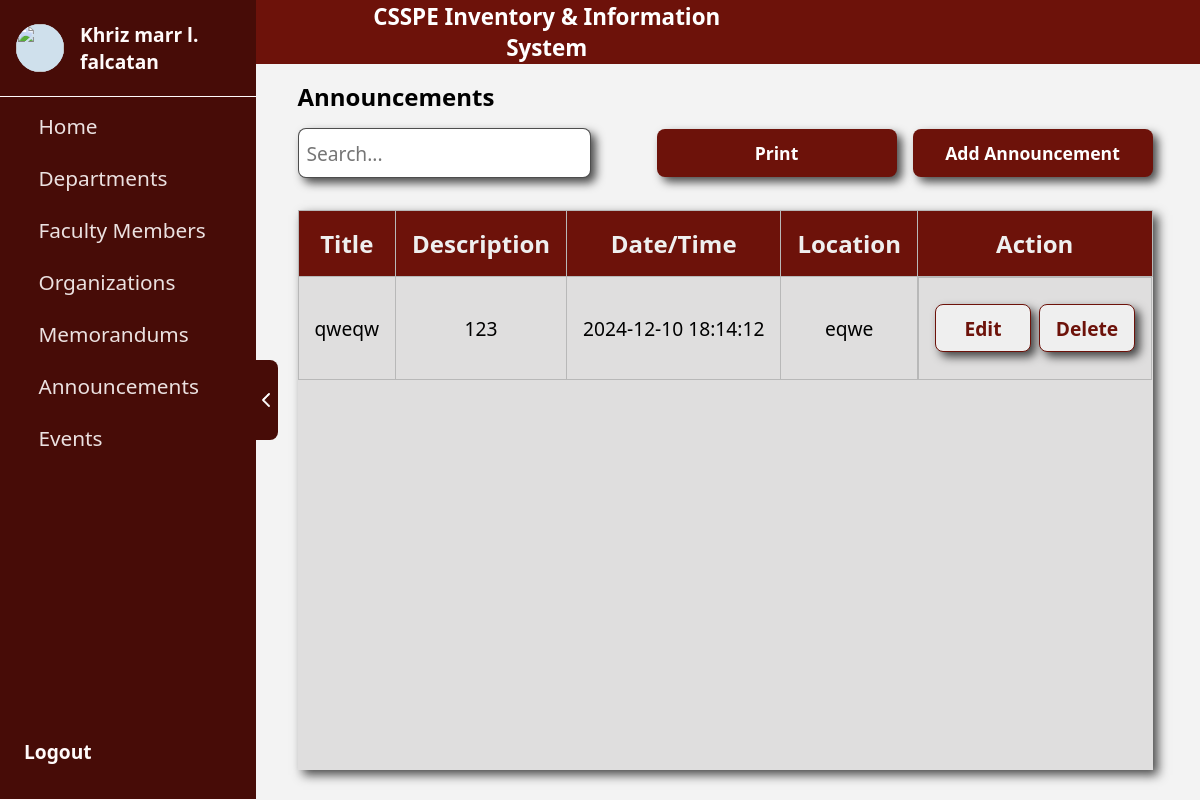
Page /informationAdmin/announcement.php on the earlier database version.
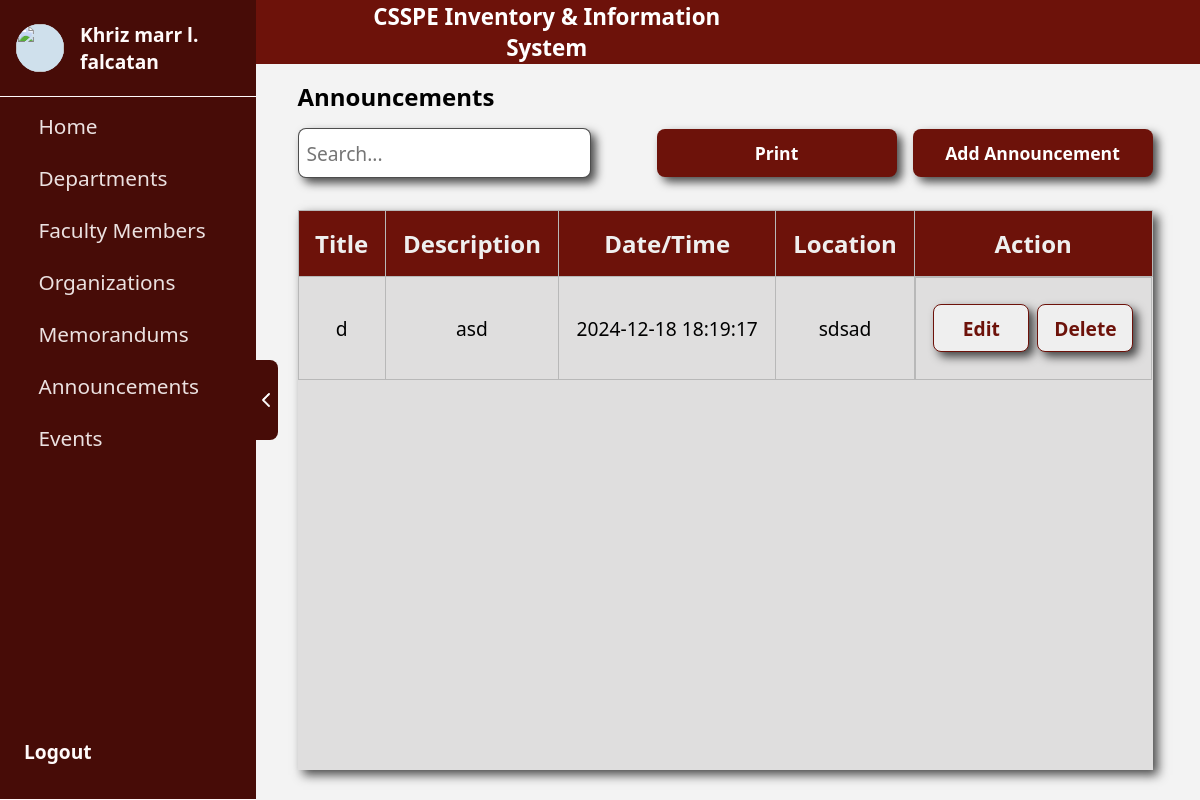
Same page on the later database version.
### tables this page shows
CREATE TABLE `announcements` (
  `id` int(11) NOT NULL,
  `title` varchar(255) NOT NULL,
  `description` text NOT NULL,
  `date_uploaded_at` datetime DEFAULT current_timestamp(),
  `location` varchar(255) NOT NULL
);

### informationAdmin/announcement.php (the view, shortened to what the changed rows need)
<?php
require_once '../conn/conn.php';
$query = "SELECT * FROM announcements";
$result = mysqli_query($conn, $query);
?>
<!DOCTYPE html>
<html lang="en">
<head>
    <link rel="stylesheet" href="../assets/css/events.css">
    <link rel="stylesheet" href="../assets/css/sidebar.css">
    <link href="https://cdn.jsdelivr.net/npm/sweetalert2@11/dist/sweetalert2.min.css" rel="stylesheet">
</head>
<body>
    <div class="body">
        <div class="mainContainer" style="margin-left: 250px;">
            <div class="container">
                <div class="tableContainer">
                    <table>
                        <thead>
                            <tr>
                                <th>Title</th>
                                <th>Description</th>
                                <th>Date/Time</th>
                                <th>Location</th>
                                <th>Action</th>
                            </tr>
                        </thead>
                        <tbody>
                            <?php while ($row = mysqli_fetch_assoc($result)): ?>
                                <tr>
                                    <td><?php echo htmlspecialchars($row['title']); ?></td>
                                    <td><?php echo htmlspecialchars($row['description']); ?></td>
                                    <td><?php echo htmlspecialchars($row['date_uploaded_at']); ?></td>
                                    <td><?php echo htmlspecialchars($row['location']); ?></td>
                                    <td class="button">
                                        <a href="#" onclick="editProgram(<?php echo $row['id']; ?>)">
                                            <button class="addButton1" style="width: 6rem;">Edit</button>
                                        </a>
                                        <a href="#" onclick="deleteAnnouncement(<?php echo $row['id']; ?>)">
                                            <button class="addButton1" style="width: 6rem;">Delete</button>
                                        </a>
                                    </td>
                                </tr>
                            <?php endwhile; ?>
                        </tbody>
                    </table>
                </div>
            </div>
        </div>
    </div>
</body>
</html>

Differences in the rows shown:
removed announcements: title "qweqw", description "123", date_uploaded_at "2024-12-10 18:14:12", location "eqwe"
added announcements: title "d", description "asd", date_uploaded_at "2024-12-18 18:19:17", location "sdsad"
